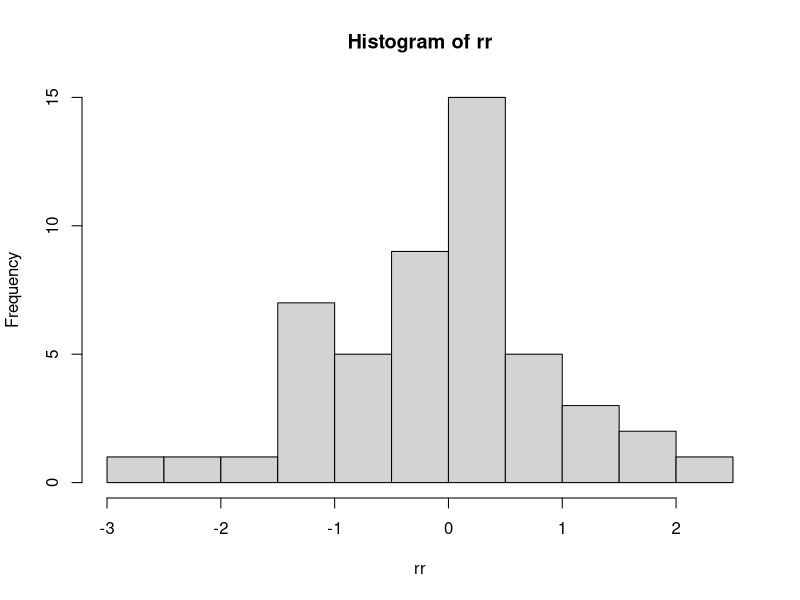
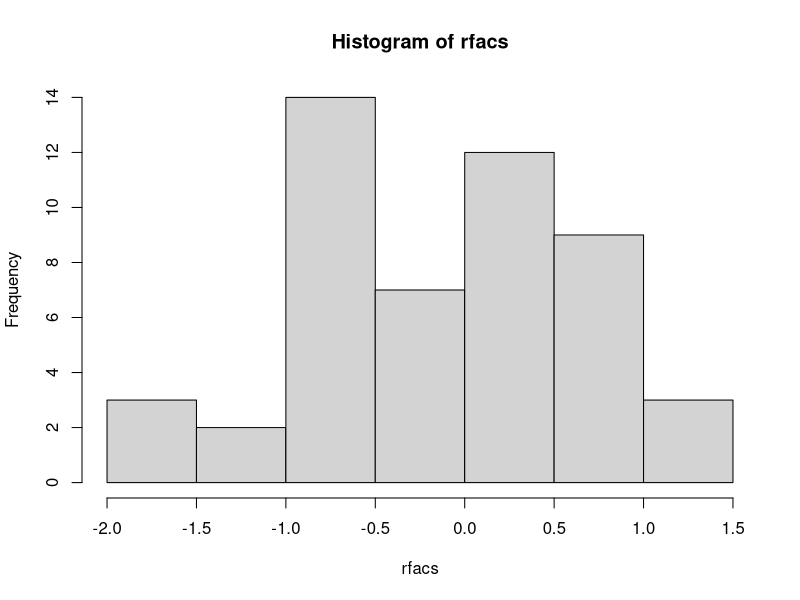
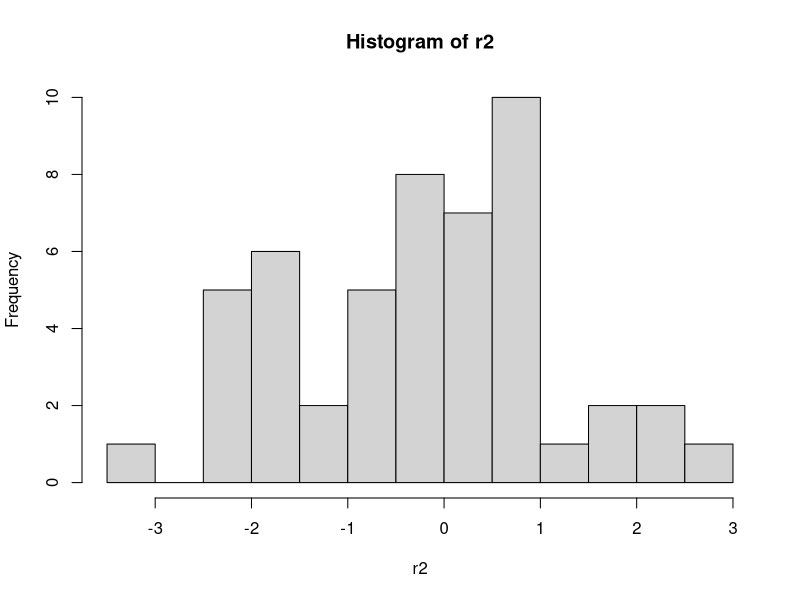
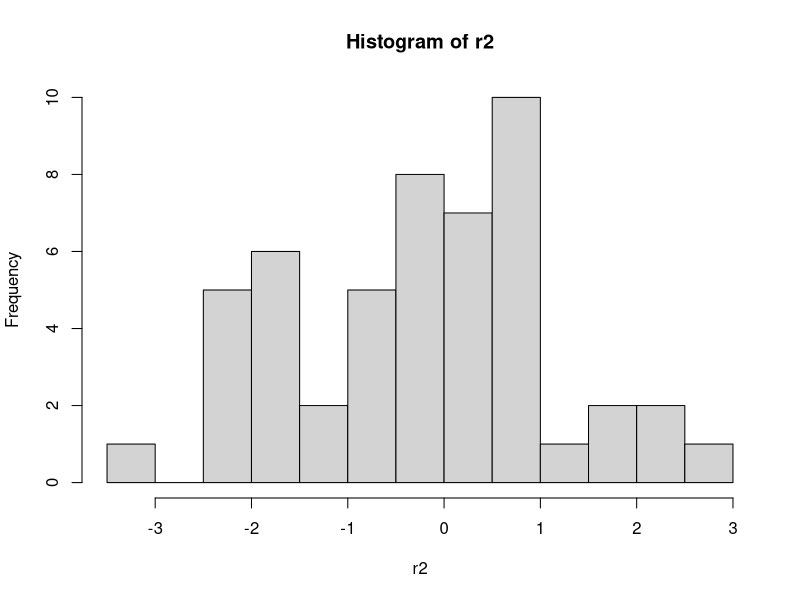
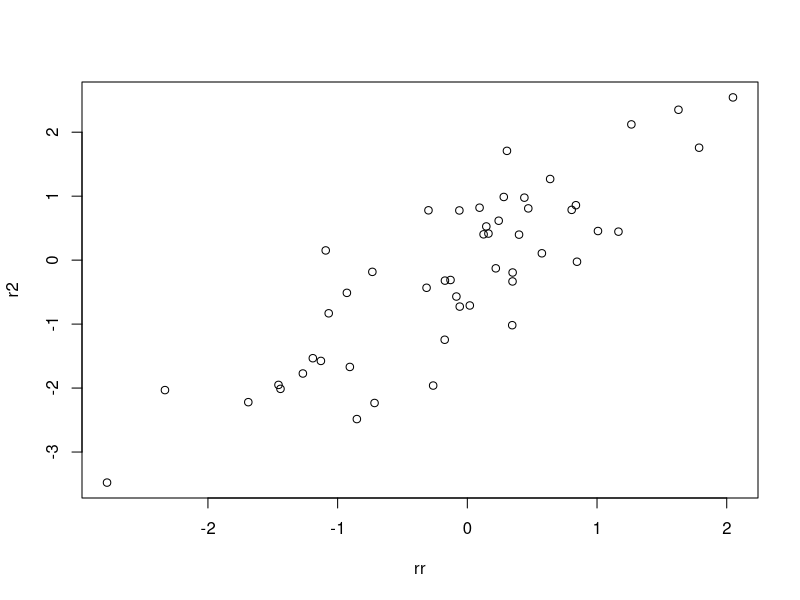

Write R code to recreate these figures, in order.
#!/usr/bin/env Rscript
# this script s an exercise in basing one random variable 
# off another using a strength paramter.
# the strength parameter is the influence of the first random variable on the second
# the "rest" of the strength (1-sqrt(1-strength^2)) is intensity of the random aspect 
# of the second variable which is not dependent on the first.
# library(ggplot2)
library(Cairo)
N <- 50
nbreaks <- N/5

rr <- rnorm(N)
strength <- 0.95
relement <- 1-sqrt(1-strength^2)
rfacs <- relement*rnorm(N)
r2 <- strength*rr + rfacs
cat(paste0("We take an rnorm randvar vector of length ", N, " and derive a new vector from it by adding a weakened (", strength, ") version of original to a new randvec multiplied by ", relement, ".\n"))
# I submitted this to ChatGPT and what was returned was reasonable:

# It looks like you've provided some R code that generates random numbers using the rnorm function and combines them to create a new random variable r2 with a specified correlation (strength) between rr and rfacs.
# Here's a brief breakdown of what this code does:
# rr <- rnorm(N): Generates N random numbers from a standard normal distribution and assigns them to the variable rr.
# strength <- 0.95: Specifies a correlation strength of 0.95 between rr and rfacs.
# relement <- 1-sqrt(1-strength^2): Calculates the scaling factor relement to achieve the desired correlation. This formula is based on the mathematical relationship between the correlation coefficient and the scaling factor for two variables.
# rfacs <- relement*rnorm(N): Generates N random numbers from a standard normal distribution, multiplies them by the relement scaling factor, and assigns the result to the variable rfacs. These values are intended to be used to introduce the desired correlation with rr.
# r2 <- strength*rr + rfacs: Combines rr and rfacs to create a new random variable r2 with the specified correlation strength.
# The code appears to be correctly implementing the concept of generating correlated random variables using the correlation coefficient strength. If you have any specific questions or need further clarification about this code, please feel free to ask.


# A simple plot() will just give you index point on x and corresponding vector value on y, not so useful
# CairoPNG("rap0.png", 800, 800)
# plot(rr)
# dev.off()


CairoPNG("rap0.png", 800, 800)
hist(rr, breaks =nbreaks)
dev.off()

CairoPNG("rap1.png", 800, 800)
hist(rfacs, breaks =nbreaks)
dev.off()

CairoPNG("rap2.png", 800, 800)
hist(r2, breaks =nbreaks)
dev.off()

CairoPDF("rap2.pdf", 800, 800)
hist(r2, breaks =nbreaks)
dev.off()

CairoPNG("rap3.png", 800, 800)
plot(x=rr, y=r2)
dev.off()
cat(paste0("Cor(rr,rfacs) is ", cor(rr,rfacs)), "\n")
cat(paste0("Cor(rr,r2) is ", cor(rr,r2)), "\n")

cat(paste0("Orig vec = ", paste0(rr, collapse=" "), "\n"))
cat(paste0("Derived vec = ", paste0(r2, collapse=" "), "\n"))

# Notes what I'm finding is that when strength is low, there is high correlation between rr and r2.
# I have to "raise" the strength to 0.95 to get a still correlation of 0.85

# So this method is not too great, and works in the opposite way I would have thought.
